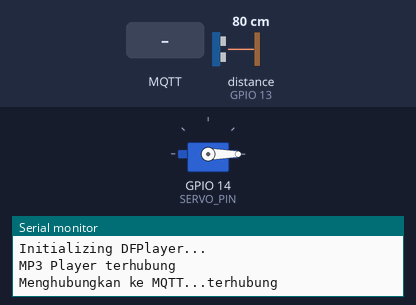
This program was run on a simulated ESP32. Shown: servo, the last lines printed to the serial monitor. Inputs (shaded band) come from the test bench; at power-on: distance to the obstacle (sensor on GPIO 13) 80 cm. The echo pulse lasts 58.3 µs per cm; WiFi joins after 1.5 s; servers stay silent unless stated; no MQTT or app messages arrive unless stated; the audio player accepts every command and is not drawn.

Above: at 5.0 s.
5.1 s: MQTT message "open" arrives on the first subscribed topic
At 5.56 s:
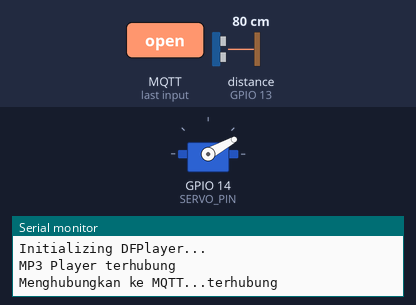
At 7.6 s:
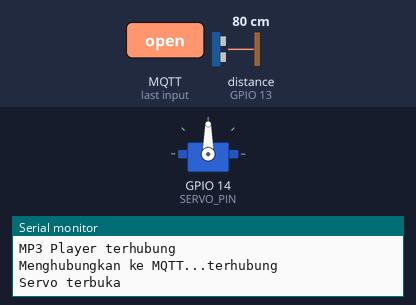
8.1 s: distance to the obstacle (sensor on GPIO 13) set to 22 cm
9.7 s: distance to the obstacle (sensor on GPIO 13) set to 19 cm
At 10.49 s:
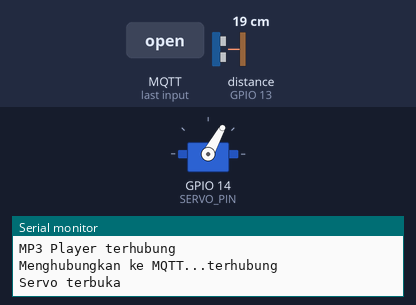
Timing chart, 0 to 12.9 s (numbered marks = the images above; inputs shaded):
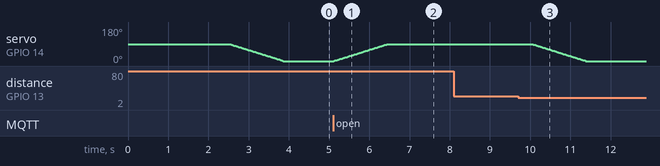

The program:

main.cpp
```cpp
#include "ServoControl.h"
#include "SensorDeteksiObjek.h"
#include "MP3Player.h"
#include "WifiControl.h"
#include "MqttClient.h"
#include "config.h"

bool isOpen = false;

HardwareSerial serial2(1);
ServoControl servoControl(SERVO_PIN);
SensorDeteksiObjek sensorDeteksiObjek(TRIGGER_PIN, ECHO_PIN);
MP3Player mp3Player;
WifiControl wifiControl(WIFI_SSID, WIFI_PASSWORD);
MqttClient mqttClient(wifiControl.getClient(), MQTT_SERVER, MQTT_PORT);

void callback(String message) {
  if (message == "open") {
    servoControl.open();
    mp3Player.playByIndex(1);
    isOpen = true;

    Serial.println("Servo terbuka");
  }
}

void setup() {
  // Serial
  Serial.begin(SERIAL_BAUDRATE);

  // Wifi
  wifiControl.connect();

  // MQTT Client
  mqttClient.setCallback(callback);
  mqttClient.setSubscribe(MQTT_TOPIC);
  mqttClient.begin();

  // MP3 Player
  serial2.begin(MP3_PLAYER_BAUDRATE, SERIAL_8N1, MP3_PLAYER_RX_PIN, MP3_PLAYER_TX_PIN);
  mp3Player.begin(serial2);
  mp3Player.setVolume(30); // Volume 0 - 30

  // Servo
  servoControl.begin();
  servoControl.close();

  // Sensor Deteksi Objek
  sensorDeteksiObjek.begin();
}

void loop() {
  if (!mqttClient.isConnect()) {
    mqttClient.reconnect();
  }

  if (isOpen) {
    long jarakObjek = sensorDeteksiObjek.readDistance();

    if (jarakObjek < JARAK_MAX) {
      servoControl.close();
      mp3Player.playByIndex(1);
      isOpen = false;

      Serial.println("Servo tertutup");
    }
  }

  mqttClient.loop();
}
```

config.h
```cpp
#pragma once

// Serial
#define SERIAL_BAUDRATE 115200

// Servo
#define SERVO_PIN 14

// Sensor
#define TRIGGER_PIN 12
#define ECHO_PIN 13

// MP3 Player
#define MP3_PLAYER_RX_PIN 16
#define MP3_PLAYER_TX_PIN 17
#define MP3_PLAYER_BAUDRATE 9600

// MQTT
#define MQTT_SERVER "192.168.5.176"
#define MQTT_PORT 1884
#define MQTT_TOPIC "test"

// Wifi
#define WIFI_SSID ""
#define WIFI_PASSWORD ""

// Jarak Max dalam cm
#define JARAK_MAX 20
```

Measured:
- the behaviour switches between 21 and 20 cm on distance to the obstacle (sensor on GPIO 13) (found by bisection; images 2 and 3)
- after the input at 5.1 s, servo on GPIO 14 (SERVO_PIN): moves from 0° to 90° over 1.3 s, starting at once
- after the input at 8.1 s, every drawn part: stays the same
- after the input at 9.7 s, servo on GPIO 14 (SERVO_PIN): moves from 90° to 0° over 1.3 s, starting after 0.35 s
